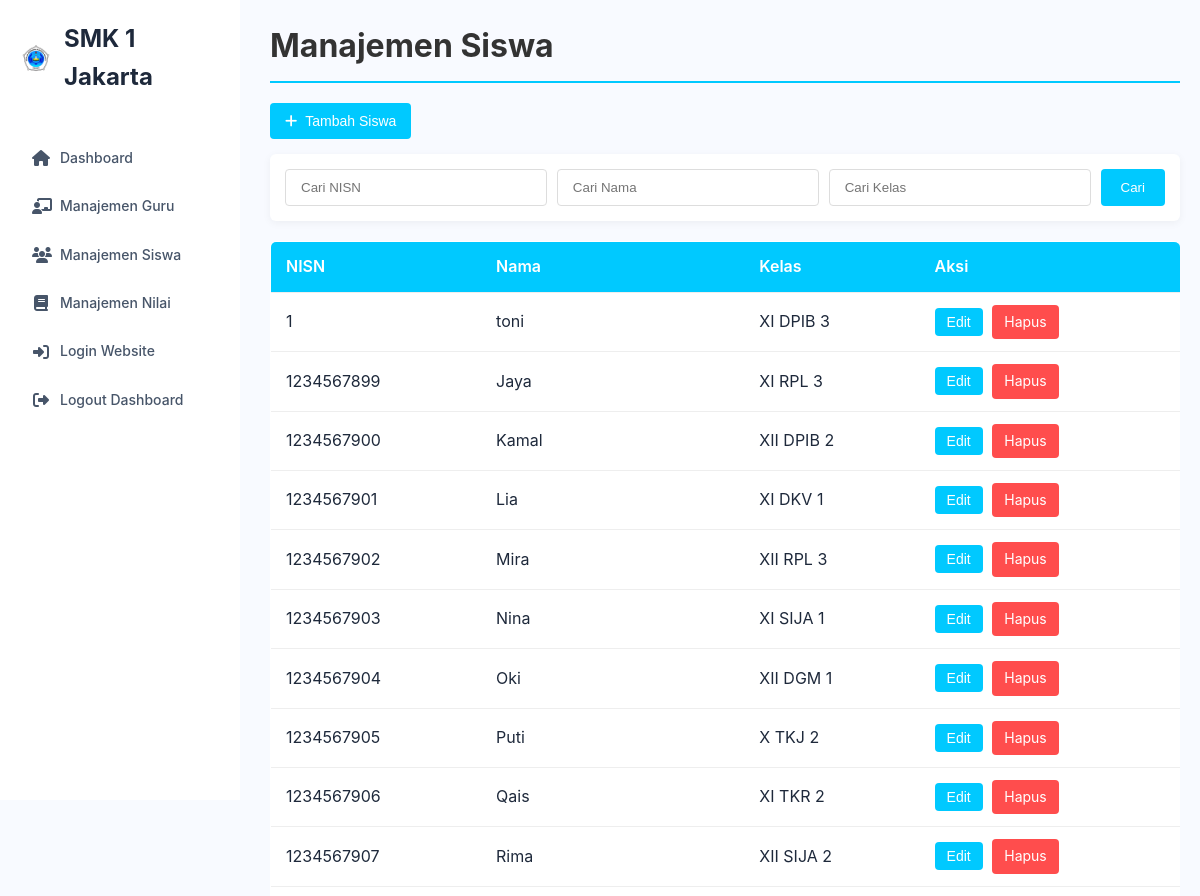
/datasiswa.php (upper part), run on an earlier commit of the app's database.
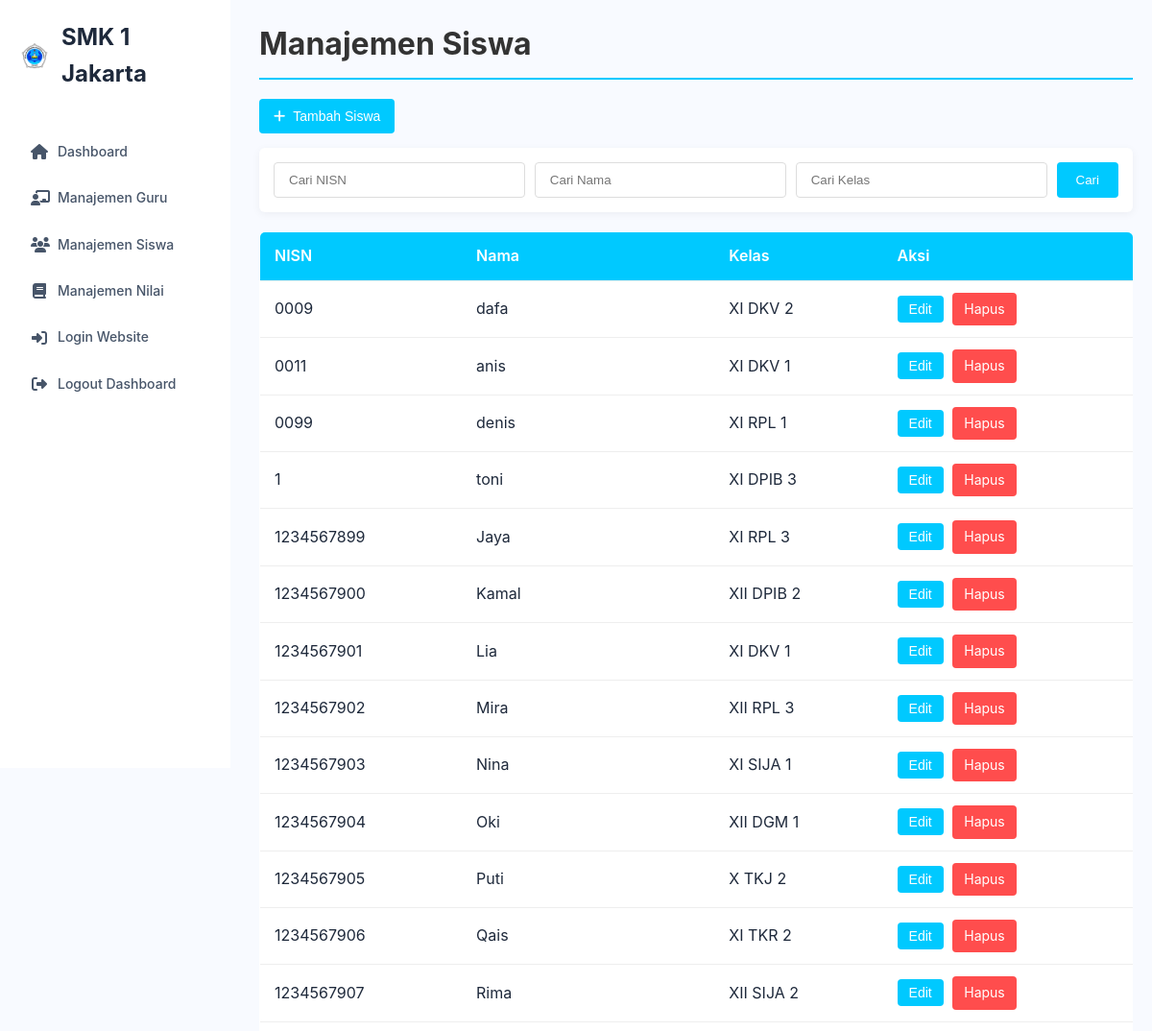
And on a later commit of the database.
### tables this page shows
CREATE TABLE `siswa` (
  `nisn` varchar(200) NOT NULL,
  `nama` varchar(200) NOT NULL,
  `kelas` varchar(200) NOT NULL,
  `password` varchar(200) NOT NULL
);

### datasiswa.php (the view, shortened to what this page needs)
<?php
include 'config.php';
?>
<!DOCTYPE html>
<html lang="en">
<head>
    <link rel="stylesheet" href="https://cdnjs.cloudflare.com/ajax/libs/font-awesome/6.4.0/css/all.min.css">
    <link rel="stylesheet" href="css/datasiswa.css">
</head>
<body>
    <div class="dashboard">
        <div class="sidebar">
            <div class="sidebar-logo">
                <img src="img/smkn1-jakarta.png" alt="SMK 1 Jakarta Logo">
                <h2>SMK 1 Jakarta</h2>
            </div>
            <ul class="sidebar-menu">
                <li><a href="dashboard.php"><i class="fas fa-home"></i> Dashboard</a></li>
                <li><a href="dataguru.php"><i class="fas fa-chalkboard-teacher"></i> Manajemen Guru</a></li>
                <li><a href="datasiswa.php"><i class="fas fa-users"></i> Manajemen Siswa</a></li>
                <li><a href="datanilai.php"><i class="fas fa-book"></i> Manajemen Nilai</a></li>
                <li><a href="tmpawal.php"><i class="fas fa-sign-in-alt"></i> Login Website</a></li>
                <li><a href="landingp.php"><i class="fas fa-sign-out-alt"></i> Logout Dashboard</a></li>
            </ul>
        </div>
        <div class="main-content">
            <h1>Manajemen Siswa</h1>
            <button onclick="tambahSiswa()">
                <i class="fas fa-plus"></i> Tambah Siswa
            </button>
            <form method="GET" action="datasiswa.php">
                <input type="text" name="search_nisn" placeholder="Cari NISN">
                <input type="text" name="search_nama" placeholder="Cari Nama">
                <input type="text" name="search_kelas" placeholder="Cari Kelas">
                <button type="submit">Cari</button>
            </form>
            <table border="1" cellpadding="10" cellspacing="0">
                <tr>
                    <th>NISN</th>
                    <th>Nama</th>
                    <th>Kelas</th>
                    <th>Aksi</th>
                </tr>
                <?php
                $query = "SELECT * FROM siswa WHERE 1";
                $result = mysqli_query($db, $query);
                while ($row = mysqli_fetch_assoc($result)) {
                    echo "<tr>
            <td>{$row['nisn']}</td>
            <td>{$row['nama']}</td>
            <td>{$row['kelas']}</td>
            <td>
                <button onclick=\"editSiswa('{$row['nisn']}', '{$row['nama']}', '{$row['kelas']}')\">Edit</button>
                <a href='?hapus_nisn={$row['nisn']}' onclick='return confirm(\"Yakin ingin menghapus?\")'>Hapus</a>
            </td>
        </tr>";
                }
                ?>
            </table>
        </div>
    </div>
</body>
</html>

What changed in the data, as far as the page shows it:
added siswa: nisn "0009", nama "dafa", kelas "XI DKV 2"
added siswa: nisn "0011", nama "anis", kelas "XI DKV 1"
added siswa: nisn "0099", nama "denis", kelas "XI RPL 1"
